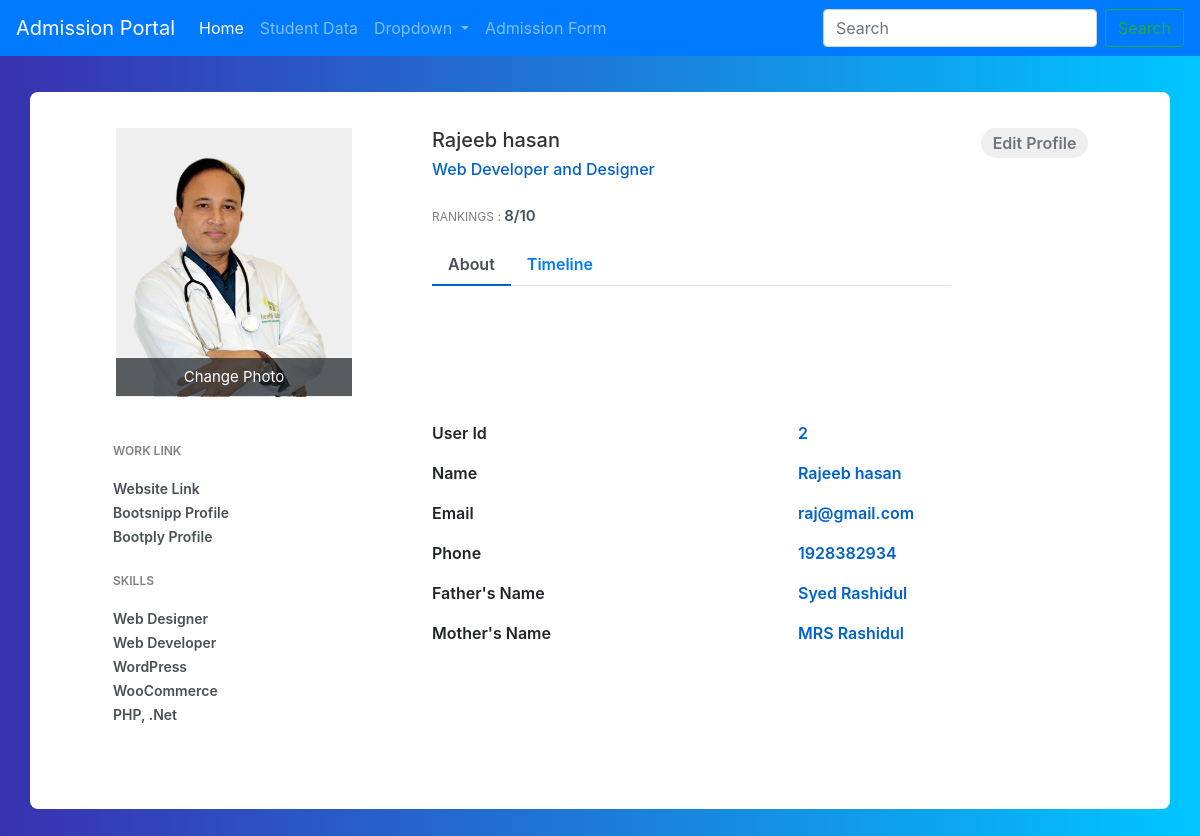
The page /student_details/2/ on the database its author committed.
### CRUD_App/models.py (models this page shows, shortened)
class Student_Admission(models.Model):
    name = models.CharField(max_length=200)
    father_name = models.CharField(max_length=200)
    mother_name = models.CharField(max_length=200)
    number = models.IntegerField(max_length=11)
    email = models.EmailField(max_length=200)
    student_image = models.ImageField(upload_to="Student_Admission")
    created_at = models.DateTimeField(auto_now_add=True)
    updated_at = models.DateTimeField(auto_now=True)
    def image_url(self):
        if self.student_image:
            return self.student_image.url
        else:
            return ""

### CRUD_App/views.py (the view)
# urls.py: path('student_details/<int:id>/', Student_details ,name='student_details'),
def Student_details(request, id):
    data = Student_Admission.objects.get(id = id)
    context = {'data' : data}
    return render(request, 'student_details.html', context)

### templates/student_details.html (shortened to what this page needs)
{%extends 'main.html'%}
{%block mainbody%}
<link href="//maxcdn.bootstrapcdn.com/bootstrap/4.1.1/css/bootstrap.min.css" rel="stylesheet" id="bootstrap-css">
<div class="container emp-profile">
            <form method="post">
                <div class="row">
                    <div class="col-md-4">
                        <div class="profile-img">
                            <img src="{{data.image_url}}" alt=""/>
                            <div class="file btn btn-lg btn-primary">
                                Change Photo
                            </div>
                        </div>
                    </div>
                    <div class="col-md-6">
                        <div class="profile-head">
                                    <h5>
                                        {{data.name}}
                                    </h5>
                                    <h6>
                                        Web Developer and Designer
                                    </h6>
                                    <p class="proile-rating">RANKINGS : <span>8/10</span></p>
                            <ul class="nav nav-tabs" id="myTab" role="tablist">
                                <li class="nav-item">
                                    <a class="nav-link active" id="home-tab" data-toggle="tab" href="#home" role="tab" aria-controls="home" aria-selected="true">About</a>
                                </li>
                                <li class="nav-item">
                                    <a class="nav-link" id="profile-tab" data-toggle="tab" href="#profile" role="tab" aria-controls="profile" aria-selected="false">Timeline</a>
                                </li>
                            </ul>
                        </div>
                    </div>
                    <div class="col-md-2">
                        <input type="submit" class="profile-edit-btn" name="btnAddMore" value="Edit Profile"/>
                    </div>
                </div>
                <div class="row">
                    <div class="col-md-4">
                        <div class="profile-work">
                            <p>WORK LINK</p>
                            <a href="">Website Link</a><br/>
                            <a href="">Bootsnipp Profile</a><br/>
                            <a href="">Bootply Profile</a>
                            <p>SKILLS</p>
                            <a href="">Web Designer</a><br/>
                            <a href="">Web Developer</a><br/>
                            <a href="">WordPress</a><br/>
                            <a href="">WooCommerce</a><br/>
                            <a href="">PHP, .Net</a><br/>
                        </div>
                    </div>
                    <div class="col-md-8">
                        <div class="tab-content profile-tab" id="myTabContent">
                            <div class="tab-pane fade show active" id="home" role="tabpanel" aria-labelledby="home-tab">
                                        <div class="row">
                                            <div class="col-md-6">
                                                <label>User Id</label>
                                            </div>
                                            <div class="col-md-6">
                                                <p>{{data.id}}</p>
                                            </div>
                                        </div>
                                        <div class="row">
                                            <div class="col-md-6">
                                                <label>Name</label>
                                            </div>
                                            <div class="col-md-6">
                                                <p>{{data.name}}</p>
                                            </div>
                                        </div>
                                        <div class="row">
                                            <div class="col-md-6">
                                                <label>Email</label>
                                            </div>
                                            <div class="col-md-6">
                                                <p>{{data.email}}</p>
                                            </div>
                                        </div>
                                        <div class="row">
                                            <div class="col-md-6">
                                                <label>Phone</label>
                                            </div>
                                            <div class="col-md-6">
                                                <p>{{data.number}}</p>
                                            </div>
                                        </div>
                                        <div class="row">
                                            <div class="col-md-6">
                                                <label>Father's Name</label>
                                            </div>
                                            <div class="col-md-6">
                                                <p>{{data.father_name}}</p>
                                            </div>
                                        </div>
                                <div class="row">
                                            <div class="col-md-6">
                                                <label>Mother's Name</label>
                                            </div>
                                            <div class="col-md-6">
                                                <p>{{data.mother_name}}</p>
                                            </div>
                                        </div>
                            </div>
                        </div>
                    </div>
                </div>
            </form>
        </div>
{%endblock%}

### templates/student_details.html (style rules this page uses)
body { background: -webkit-linear-gradient(left, #3931af, #00c6ff); }
.emp-profile { padding: 3%; margin-top: 3%; margin-bottom: 3%; border-radius: 0.5rem; background: #fff; }
.profile-img { text-align: center; }
.profile-img img { width: 70%; height: 100%; }
.profile-img .file { position: relative; overflow: hidden; margin-top: -20%; width: 70%; border: none; border-radius: 0; font-size: 15px; background: #212529b8; }
.profile-head h5 { color: #333; }
.profile-head h6 { color: #0062cc; }
.profile-edit-btn { border: none; border-radius: 1.5rem; width: 70%; padding: 2%; font-weight: 600; color: #6c757d; cursor: pointer; }
.proile-rating { font-size: 12px; color: #818182; margin-top: 5%; }
.proile-rating span { color: #495057; font-size: 15px; font-weight: 600; }
.profile-head .nav-tabs { margin-bottom:5%; }
.profile-head .nav-tabs .nav-link { font-weight:600; border: none; }
.profile-head .nav-tabs .nav-link.active { border: none; border-bottom:2px solid #0062cc; }
.profile-work { padding: 14%; margin-top: -15%; }
.profile-work p { font-size: 12px; color: #818182; font-weight: 600; margin-top: 10%; }
.profile-work a { text-decoration: none; color: #495057; font-weight: 600; font-size: 14px; }
.profile-tab label { font-weight: 600; }
.profile-tab p { font-weight: 600; color: #0062cc; }

### rows shown on the page
Student_Admission: image_url (picture), name "Rajeeb hasan", id "2", email "raj@gmail.com", number "1928382934", father_name "Syed Rashidul", mother_name "MRS Rashidul"
